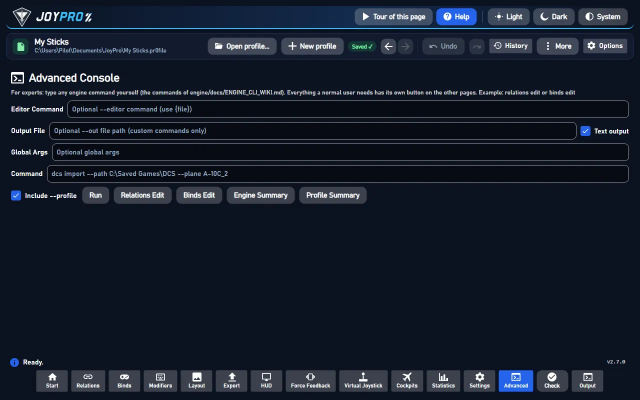
#> input picture website/assets/shots/advanced-dark.webp, 1280 x 800 px (shown at 1/2 size)
$ python -i render_diagrams.py   (imports and definitions only)
#> lines starting #> are read from the running program, lines starting #| are printed output that depends on the picture
# Renders every diagram of a built site on its own, to look at it: desktop and phone width, light and dark, in headless
# Microsoft Edge (no window, its own temporary profile, one Edge at a time).
#
#   python website/render_diagrams.py <built site> <out folder> [--pages games/,flows/export.html] [--views desktop,phone]
#                                     [--themes light,dark]
#
# A "diagram" is a Mermaid figure, a :::flow or a :::steps block. Files: <page>-<n>-<desktop|phone>-<light|dark>.png,
# cut to the diagram. The site's own CSS and site.js draw them, so the renders show what a reader sees.
from __future__ import annotations

import argparse
import re
import shutil
import subprocess
import tempfile
from pathlib import Path

BLOCK = re.compile(r'<figure class="diagram-fig">.*?</figure>|<div class="flow" .*?</div>\n|<div class="steps">.*?</ol>\s*</div>', re.S)


# [5 lines left out: function edge, not called in this run]


def crop(png: Path):
#> called with png = 'assets/shots/advanced-dark.webp'
    from PIL import Image, ImageChops
    im = Image.open(png).convert("RGB")
#> im is the input picture: PIL image 1280x800 RGB; mean R, G, B 21.8, 29.4, 43.6
    bg = Image.new("RGB", im.size, im.getpixel((im.width - 2, im.height - 2)))
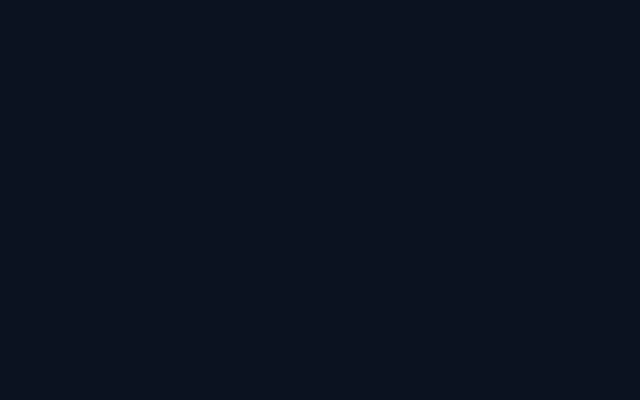
#> bg: PIL image 1280x800 RGB (shown at 1/2 size); mean R, G, B 11, 18, 32
    box = ImageChops.difference(im, bg).getbbox()
#> box = (0, 0, 1280, 788)
    if box:
        l, t, r, b = box
#> l = 0; t = 0; r = 1280; b = 788
        im.crop((max(0, l - 8), max(0, t - 8), min(im.width, r + 8), min(im.height, b + 8))).save(png)
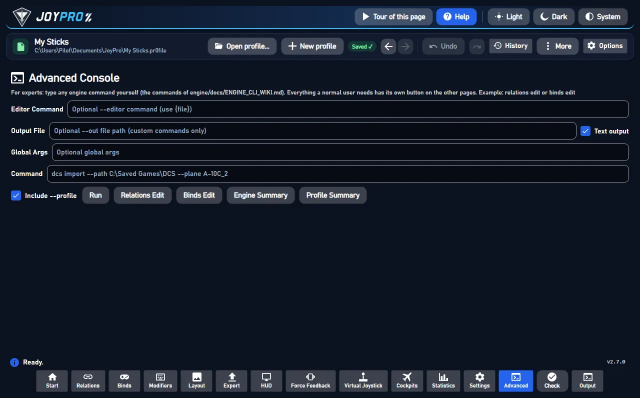
#> saved as advanced-dark.webp: PIL image 1280x796 RGB (shown at 1/2 size); mean R, G, B 21.9, 29.5, 43.6


# [48 lines left out: function main, not called in this run]


# [2 lines not run here, left out]

>>> result = crop('assets/shots/advanced-dark.webp')
